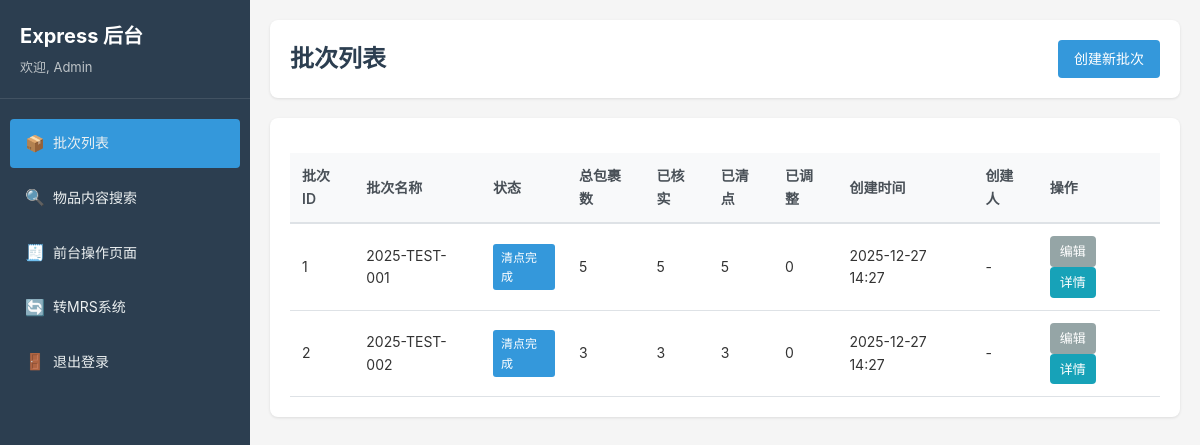
The app's page /dc_html/express/exp/index.php (signed in) with its own data.
### tables this page shows
CREATE TABLE `express_batch` (
  `batch_id` int UNSIGNED NOT NULL COMMENT '批次ID',
  `batch_name` varchar(100) NOT NULL COMMENT '批次名称（手工录入）',
  `batch_cycle` int UNSIGNED NOT NULL DEFAULT '1' COMMENT '批次周期（用于区分循环使用的相同编号）',
  `created_at` datetime NOT NULL DEFAULT CURRENT_TIMESTAMP COMMENT '创建时间',
  `created_by` varchar(50) DEFAULT NULL COMMENT '创建人',
  `status` enum('active','closed') NOT NULL DEFAULT 'active' COMMENT '批次状态',
  `total_count` int UNSIGNED NOT NULL DEFAULT '0' COMMENT '总包裹数',
  `verified_count` int UNSIGNED NOT NULL DEFAULT '0' COMMENT '已核实数',
  `counted_count` int UNSIGNED NOT NULL DEFAULT '0' COMMENT '已清点数',
  `adjusted_count` int UNSIGNED NOT NULL DEFAULT '0' COMMENT '已调整数',
  `notes` text COMMENT '备注'
);

### app/express/lib/express_lib.php (called while the page is built, shortened)
<?php
function express_get_batches($pdo, $status = 'all', $limit = 100) {
    try {
        $sql = "SELECT *,
                CASE
                    WHEN counted_count > 0 AND counted_count < total_count THEN 'counting'
                    WHEN counted_count = total_count AND total_count > 0 THEN 'completed'
                    ELSE 'pending'
                END AS count_status
                FROM express_batch";
        $sql .= " ORDER BY
                  CASE
                      WHEN counted_count > 0 AND counted_count < total_count THEN 1
                      WHEN counted_count = 0 OR total_count = 0 THEN 2
                      WHEN counted_count = total_count AND total_count > 0 THEN 3
                  END,
                  created_at DESC
                  LIMIT :limit";
        $stmt = $pdo->prepare($sql);
        $stmt->bindValue(':limit', $limit, PDO::PARAM_INT);
        $stmt->execute();
        return $stmt->fetchAll();
    } catch (PDOException $e) {
        express_log('Failed to get batches: ' . $e->getMessage(), 'ERROR');
        return [];
    }
}

### app/express/views/batch_list.php (the view, shortened to what this page needs)
<?php
$batches = express_get_batches($pdo, 'all', 100);
function render_batch_status(array $batch): array
{
    $status = $batch['status'] ?? 'inactive';
    $total_count = (int) ($batch['total_count'] ?? 0);
    $verified_count = (int) ($batch['verified_count'] ?? 0);
    $counted_count = (int) ($batch['counted_count'] ?? 0);
    if ($total_count === $counted_count) {
        return ['label' => '清点完成', 'class' => 'info'];
    }
    return ['label' => '进行中', 'class' => 'success'];
}
?>
<!DOCTYPE html>
<html lang="zh-CN">
<head>
    <link rel="stylesheet" href="../css/backend.css">
</head>
<body>
    <?php include EXPRESS_VIEW_PATH . '/shared/sidebar.php'; ?>
    <div class="main-content">
        <header class="page-header">
            <h1>批次列表</h1>
            <div class="header-actions">
                <a href="/express/exp/index.php?action=batch_create" class="btn btn-primary">创建新批次</a>
            </div>
        </header>
        <div class="content-wrapper">
            <table class="data-table">
                <thead>
                    <tr>
                        <th>批次ID</th>
                        <th>批次名称</th>
                        <th>状态</th>
                        <th>总包裹数</th>
                        <th>已核实</th>
                        <th>已清点</th>
                        <th>已调整</th>
                        <th>创建时间</th>
                        <th>创建人</th>
                        <th>操作</th>
                    </tr>
                </thead>
                <tbody>
                    <?php if (empty($batches)): ?>
                        <tr>
                            <td colspan="10" class="text-center">暂无批次数据</td>
                        </tr>
                    <?php else: ?>
                        <?php foreach ($batches as $batch): ?>
                            <?php $status_info = render_batch_status($batch); ?>
                            <tr>
                                <td><?= $batch['batch_id'] ?></td>
                                <td><?= htmlspecialchars($batch['batch_name']) ?></td>
                                <td>
                                    <span class="badge badge-<?= htmlspecialchars($status_info['class']) ?>">
                                        <?= htmlspecialchars($status_info['label']) ?>
                                    </span>
                                </td>
                                <td><?= $batch['total_count'] ?></td>
                                <td><?= $batch['verified_count'] ?></td>
                                <td><?= $batch['counted_count'] ?></td>
                                <td><?= $batch['adjusted_count'] ?></td>
                                <td><?= date('Y-m-d H:i', strtotime($batch['created_at'])) ?></td>
                                <td><?= htmlspecialchars($batch['created_by'] ?? '-') ?></td>
                                <td>
                                    <a href="/express/exp/index.php?action=batch_edit&batch_id=<?= $batch['batch_id'] ?>"
                                       class="btn btn-sm btn-secondary" style="margin-right: 6px;">编辑</a>
                                    <a href="/express/exp/index.php?action=batch_detail&batch_id=<?= $batch['batch_id'] ?>"
                                       class="btn btn-sm btn-info">详情</a>
                                </td>
                            </tr>
                        <?php endforeach; ?>
                    <?php endif; ?>
                </tbody>
            </table>
        </div>
    </div>
</body>
</html>

### dc_html/express/exp/index.php (shortened to what this page needs)
<?php
$action = $_GET['action'] ?? 'batch_list';
$action = basename($action);
$api_actions = [
    'do_login',
    'batch_create_save',
    'batch_edit_save',
    'bulk_import_save',
    'create_custom_packages',
    'logout',
    'content_search_api',
    'update_content_note',
    'get_package_items',
    'get_product_expiry'
];
if (in_array($action, $api_actions)) {
    $api_file = EXPRESS_API_PATH . '/' . $action . '.php';
    if (file_exists($api_file)) {
        require_once $api_file;
    } else {
        express_json_response(false, null, 'API not found');
    }
} else {
    $view_file = EXPRESS_VIEW_PATH . '/' . $action . '.php';
    if (file_exists($view_file)) {
        require_once $view_file;
    } else {
        http_response_code(404);
        die('Page not found');
    }
}

### app/express/views/shared/sidebar.php (shortened to what this page needs)
<?php
$current_action = $_GET['action'] ?? 'batch_list';
?>
<div class="sidebar">
    <div class="sidebar-header">
        <h2>Express 后台</h2>
        <p>欢迎, <?= htmlspecialchars($_SESSION['user_display_name'] ?? $_SESSION['user_login'] ?? 'Admin') ?></p>
    </div>
    <nav class="sidebar-nav">
        <a href="/express/exp/index.php?action=batch_list"
           class="nav-link <?= $current_action === 'batch_list' ? 'active' : '' ?>">
            <span class="nav-icon" aria-hidden="true">📦</span>
            <span>批次列表</span>
        </a>
        <a href="/express/exp/index.php?action=content_search"
           class="nav-link <?= $current_action === 'content_search' ? 'active' : '' ?>">
            <span class="nav-icon" aria-hidden="true">🔍</span>
            <span>物品内容搜索</span>
        </a>
        <a href="/express/index.php?action=quick_ops" class="nav-link" target="_blank">
            <span class="nav-icon" aria-hidden="true">🧾</span>
            <span>前台操作页面</span>
        </a>
        <a href="/mrs/ap/" class="nav-link">
            <span class="nav-icon" aria-hidden="true">🔄</span>
            <span>转MRS系统</span>
        </a>
        <a href="/express/exp/index.php?action=logout" class="nav-link">
            <span class="nav-icon" aria-hidden="true">🚪</span>
            <span>退出登录</span>
        </a>
    </nav>
</div>

### dc_html/express/css/backend.css (style rules this page uses)
* { margin: 0; padding: 0; box-sizing: border-box; }
body { font-family: -apple-system, BlinkMacSystemFont, "Segoe UI", Roboto, "Helvetica Neue", Arial, sans-serif; font-size: 14px; line-height: 1.6; color: #333; background-color: #f5f5f5; display: flex; min-height: 100vh; }
.sidebar { width: 250px; background-color: #2c3e50; color: white; padding: 20px 0; position: fixed; height: 100vh; overflow-y: auto; }
.sidebar-header { padding: 0 20px 20px; border-bottom: 1px solid rgba(255,255,255,0.1); margin-bottom: 20px; }
.sidebar-header h2 { font-size: 20px; margin-bottom: 5px; }
.sidebar-header p { font-size: 13px; color: #bdc3c7; }
.sidebar-nav { padding: 0 10px; }
.nav-link { display: flex; align-items: center; gap: 10px; padding: 12px 15px; color: #ecf0f1; text-decoration: none; border-radius: 4px; margin-bottom: 5px; transition: all 0.3s; }
.nav-link.active { background-color: #3498db; font-weight: 500; }
.nav-icon { width: 18px; text-align: center; font-size: 16px; }
.main-content { margin-left: 250px; flex: 1; padding: 20px; }
.page-header { background: white; padding: 20px; border-radius: 8px; margin-bottom: 20px; box-shadow: 0 1px 3px rgba(0,0,0,0.1); display: flex; justify-content: space-between; align-items: center; }
.page-header h1 { font-size: 24px; color: #2c3e50; }
.header-actions { display: flex; gap: 10px; }
.content-wrapper { background: white; padding: 20px; border-radius: 8px; box-shadow: 0 1px 3px rgba(0,0,0,0.1); }
.data-table { width: 100%; border-collapse: collapse; margin-top: 15px; }
.data-table thead { background-color: #f8f9fa; }
.data-table th { padding: 12px; text-align: left; font-weight: 600; color: #495057; border-bottom: 2px solid #dee2e6; }
.data-table td { padding: 12px; border-bottom: 1px solid #dee2e6; }
.badge { display: inline-block; padding: 4px 8px; font-size: 12px; font-weight: 500; border-radius: 3px; text-transform: uppercase; }
.badge-info { background-color: #3498db; color: white; }
.btn { padding: 8px 16px; font-size: 14px; border: none; border-radius: 4px; cursor: pointer; text-decoration: none; display: inline-block; transition: all 0.3s; font-weight: 500; }
.btn-primary { background-color: #3498db; color: white; }
.btn-secondary { background-color: #95a5a6; color: white; }
.btn-info { background-color: #17a2b8; color: white; }
.btn-sm { padding: 5px 10px; font-size: 13px; }

### records on screen
express_batch: batch_id "1", batch_name "2025-TEST-001", label "清点完成", total_count "5", verified_count "5", counted_count "5", adjusted_count "0", created_at "2025-12-27 14:27", created_by "-"
express_batch: batch_id "2", batch_name "2025-TEST-002", label "清点完成", total_count "3", verified_count "3", counted_count "3", adjusted_count "0", created_at "2025-12-27 14:27", created_by "-"

### other values on screen
$_SESSION['user_display_name'] "Admin"
